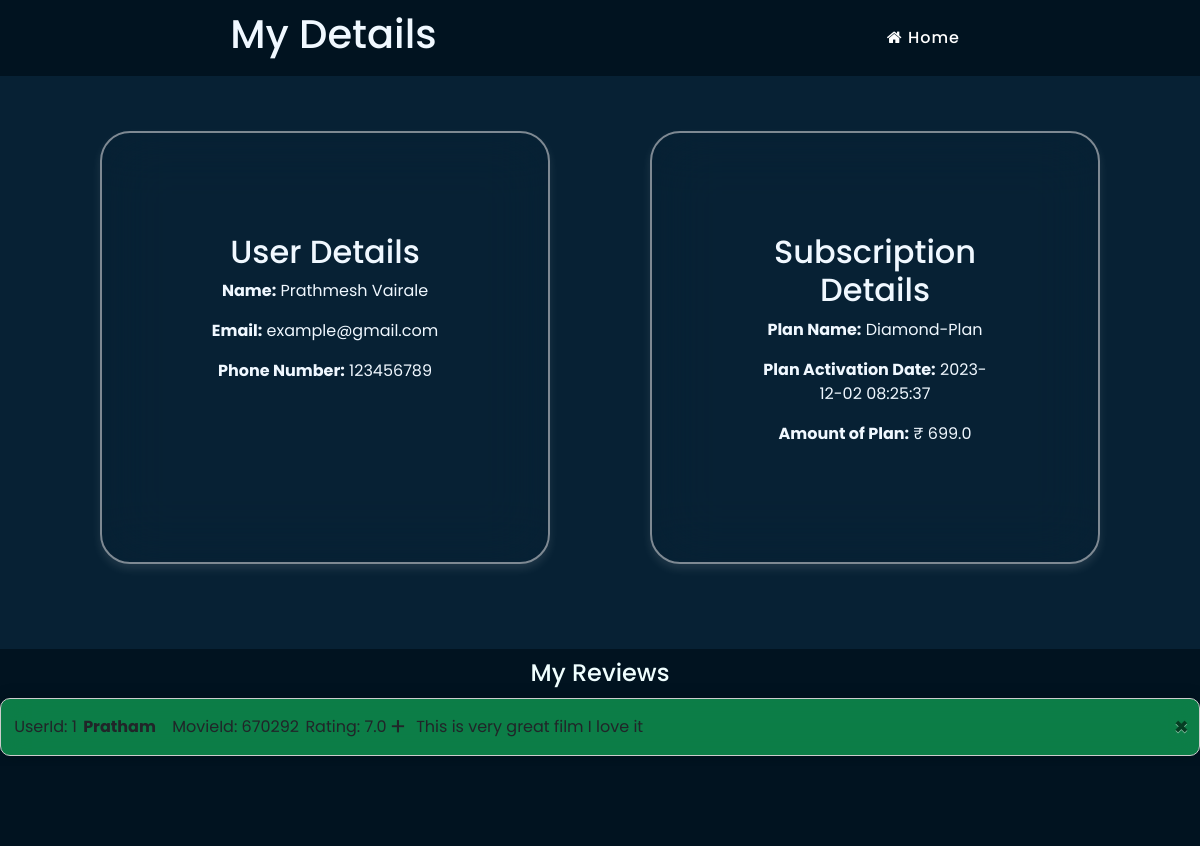
The app's page /user_info (signed in) with its own data.
### website/db_schema.py (models this page shows)
class User(db.Model,UserMixin):
    id = db.Column(db.Integer, primary_key=True, autoincrement=True)
    fullname = db.Column(db.String(30), nullable=False)
    username = db.Column(db.String(30), unique=True, nullable=False)
    email = db.Column(db.String(50), unique=True, nullable=False)
    password = db.Column(db.String(45), nullable=False)
    phone_number = db.Column(db.Integer)
    payments = db.relationship('Payment', backref='user')
    subscriptions = db.relationship('Subscription', backref='user_subscriptions')
    user_reviews = db.relationship('Review', backref='user_reviews')

class Subscription(db.Model):
    id = db.Column(db.Integer, primary_key=True)
    subscription_type = db.Column(db.String(50), nullable=False)
    subscription_date = db.Column(db.DateTime(timezone=True), default=func.now(), nullable=False)
    user_id = db.Column(db.Integer, db.ForeignKey('user.id'), nullable=False)
    payment = db.relationship('Payment', backref='subscription_relation_to_payments')
    user = db.relationship('User', backref='subscription', cascade='all, delete-orphan', single_parent=True)

class Payment(db.Model):
    id = db.Column(db.Integer, primary_key=True)
    amount = db.Column(db.Float, nullable=False)
    payment_date = db.Column(db.DateTime(timezone=True), nullable=False,default=func.now())
    user_id = db.Column(db.Integer, db.ForeignKey('user.id'), nullable=False,)
    subscription_id = db.Column(db.Integer, db.ForeignKey('subscription.id'), nullable=False,unique=True)
    subscription = db.relationship('Subscription', cascade='all, delete-orphan', single_parent=True)

class Review(db.Model):
    id = db.Column(db.Integer, primary_key=True)
    user_id = db.Column(db.Integer, db.ForeignKey('user.id'), nullable=False)
    movie_id = db.Column(db.Integer, nullable=False)
    rating = db.Column(db.Float, nullable=False)
    timestamp = db.Column(db.DateTime(timezone=True), default=func.now(), nullable=False)
    review = db.Column(db.String(500))
    label = db.Column(db.Boolean, nullable=False)
    user = db.relationship('User', backref='users_relation_to_reviews')

### website/views.py (the view)
@views.route('user_info',methods=['GET'])
@login_required
def user_info():
    user_id = current_user.id
    my_reviews = Review.query.filter((Review.user_id == user_id)).all()
    user = User.query.get(user_id)
    subscription = (Subscription.query
                    .filter((Subscription.user_id == user_id))
                    .order_by(Subscription.subscription_date.desc())
                    .first())
    if user_id and user.payments:
      latest_payment = user.payments[-1]
      amount = latest_payment.amount
      print(amount)
    for review in my_reviews:
      print(f'reviewid: {review.id}, userid: {review.user_id}, {review.movie_id} ,{review.user.username}, {review.rating},{review.review},{review.label}')
    return render_template('user_info.html',reviews=my_reviews ,user = user,subscription = subscription,amount=amount)

### website/__init__.py (called while the page is built)
def create_app():
    app = Flask(__name__)
    app.config['SECRET_KEY'] = 'dsguaukdsiuashd scashkudasin'
    app.config['SQLALCHEMY_DATABASE_URI']= f'sqlite:///{DB_NAME}'
    db.init_app(app)
    from .views import views
    from .auth import auth
    app.register_blueprint(views, url_prefix=('/'))
    app.register_blueprint(auth, url_prefix=('/'))
    from .db_schema import User,Review,Payment,Subscription
    create_database(app)
    login_manager = LoginManager()
    login_manager.login_view = 'auth.login'
    login_manager.init_app(app)
    @login_manager.user_loader
    def load_user(id):
        return User.query.get(int(id))
    return app

### website/templates/user_info.html (shortened to what this page needs)
{% extends "layout.html" %}
{% block css %}
<link rel="stylesheet" href="{{url_for('static',filename='css/style.css')}}">
<link rel="stylesheet" href="https://cdnjs.cloudflare.com/ajax/libs/font-awesome/4.7.0/css/font-awesome.min.css">
{%endblock%}
{%block header %}
<h1 style="color: aliceblue;">My Details</h1>
<ul class="nav">
    <li> <a href="/movie_home"><i class="fa fa-home"></i> Home</a></li>
</ul>
{% endblock %}
{%block content %}
<div class="detailsContainer">
    <div class="detailsCard" id="userDetailsCard">
        <h2>User Details</h2>
        <p><strong>Name:</strong> <span id="userName">{{user.fullname}}</span></p>
        <p><strong>Email:</strong> <span id="userEmail">{{user.email}}</span></p>
        <p><strong>Phone Number:</strong> <span id="userPhone">{{user.phone_number}}</span></p>
    </div>
    <div class="detailsCard" id="subscriptionDetailsCard">
        <h2>Subscription Details</h2>
        <p><strong>Plan Name:</strong> <span id="planName">{{subscription.subscription_type}}</span></p>
        <p><strong>Plan Activation Date:</strong> <span id="activationDate">{{subscription.subscription_date}}</span></p>
        <p><strong>Amount of Plan:</strong> <span id="planAmount">₹ {{amount}}</span></p>
    </div>
</div>
<div class="review-container">
    <h3>My Reviews</h3>
    <div class="reviews" id="reviews">
   {% if reviews%}
    {% for review in reviews%}
            <div class="user-review {% if review.label %}positive{% else %}negative{% endif %} ">
                <div class="user-info">
                    <div class="userId">UserId: {{review.user_id}}</div>
                    <div class="username">{{review.user.username}}</div>
                    <div class="movie_Id">MovieId: {{review.movie_id}}</div>
                    <div class="rating-display">Rating: {{ review.rating }}</div>
                </div>
                <div class="indicator">{% if review.label %}+{% else %}-{% endif %}</div>
                <div class="review-text">
                    {{ review.review }}
                </div>
                  <button type="button" class="close" onclick="deleteReview('{{review.id}}')"><span aria-hidden="true">&times;</span></button>
            </div>
      {%endfor %}
      {% else%}
        <div align="center" class="no-reviews">No reviews yet</div>
      {%endif%}
    </div>
{% endblock %}

### website/templates/layout.html (shortened to what this page needs)
<!DOCTYPE html>
<html>
<head>
    <link
    rel="stylesheet"
    href="https://stackpath.bootstrapcdn.com/bootstrap/4.4.1/css/bootstrap.min.css"
  />
    {% block css %} {% endblock %}
</head>
<body>
    <div class="container-custom" id="click">
        <header>
            {%block header %}{% endblock  %}
        </header>
            {%block content %}{% endblock  %}
        <footer>
        </footer>
    </div>
</body>
</html>

### website/static/css/style.css (style rules this page uses)
* { padding: 0px; margin: 0px; box-sizing: border-box; font-family: 'Poppins', sans-serif; perspective: 800px; }
:root { --primary: #ff3700; --white: #fffefe; --primary-color:#24274a; --secondary-color: #072134; --tertiary-color:#011320; }
.container-custom { background-color: var(--secondary-color); display: flex; flex-direction: column; height: 100vh; }
header { position: sticky; width: 100%; height: 80px; display: flex; justify-content: space-around; align-items: center; z-index: 10; background: var(--tertiary-color); padding: 10px; }
footer { background-color:var(--tertiary-color); color: #fff; text-align: center; padding: 10px 0; height: 10vh; }
.nav { display: flex; color: #fff; }
.nav li { list-style: none; margin: 0 10px; }
.nav li a { color: white; text-decoration: none; font-weight: 500; letter-spacing: 1px; cursor: pointer; transition: 0.3s; }
.details h3, .review-container h3 { text-align: center; color: azure; font-size: 1.5em; margin: 10px 0px; }
.review-container { width: 100%; margin: 15px auto; background-color:var(--tertiary-color); }
.positive { background-color: rgb(24 231 111 / 50%); backdrop-filter: blur(1rem); box-shadow: 0 0 1rem rgba(0, 0, 0, 0.2); }
.user-review { display: flex; align-items: center; border: 1px solid #ccc; padding: 10px; margin: 10px 0; border-radius: 10px; }
.user-info { flex: 1; display: flex; align-items: center; justify-content: space-around; }
.user-info .username { font-weight: bold; font-size: 16px; margin-right: 10px; }
.indicator { font-size: 24px; margin-right: 10px; }
.review-text { flex: 2; font-size: 16px; }
.detailsContainer { display: flex; justify-content: center; margin: 50px; }
.detailsCard { font-weight: 400; box-shadow: 0 5px 10px rgba(255, 255, 255, 0.1); border-radius: 30px; padding: 20px; width: 45%; margin-bottom: 20px; margin-top: 5px; margin-left: 50px; margin-right: 50px; background-color: transparent; padding: 100px; border-radius: 30px; border: 2px solid rgba(245, 241, 241, 0.5); text-align: center; backdrop-filter: blur(30px); color: aliceblue; }

### records on screen
User: fullname "Prathmesh Vairale", email "example@gmail.com", phone_number "123456789"
Subscription: subscription_type "Diamond-Plan", subscription_date "2023-12-02 08:25:37"
Payment: amount "699.0"
Review: user_id "1", user.username "Pratham", movie_id "670292", rating "7.0", review "This is very great film I love it"
